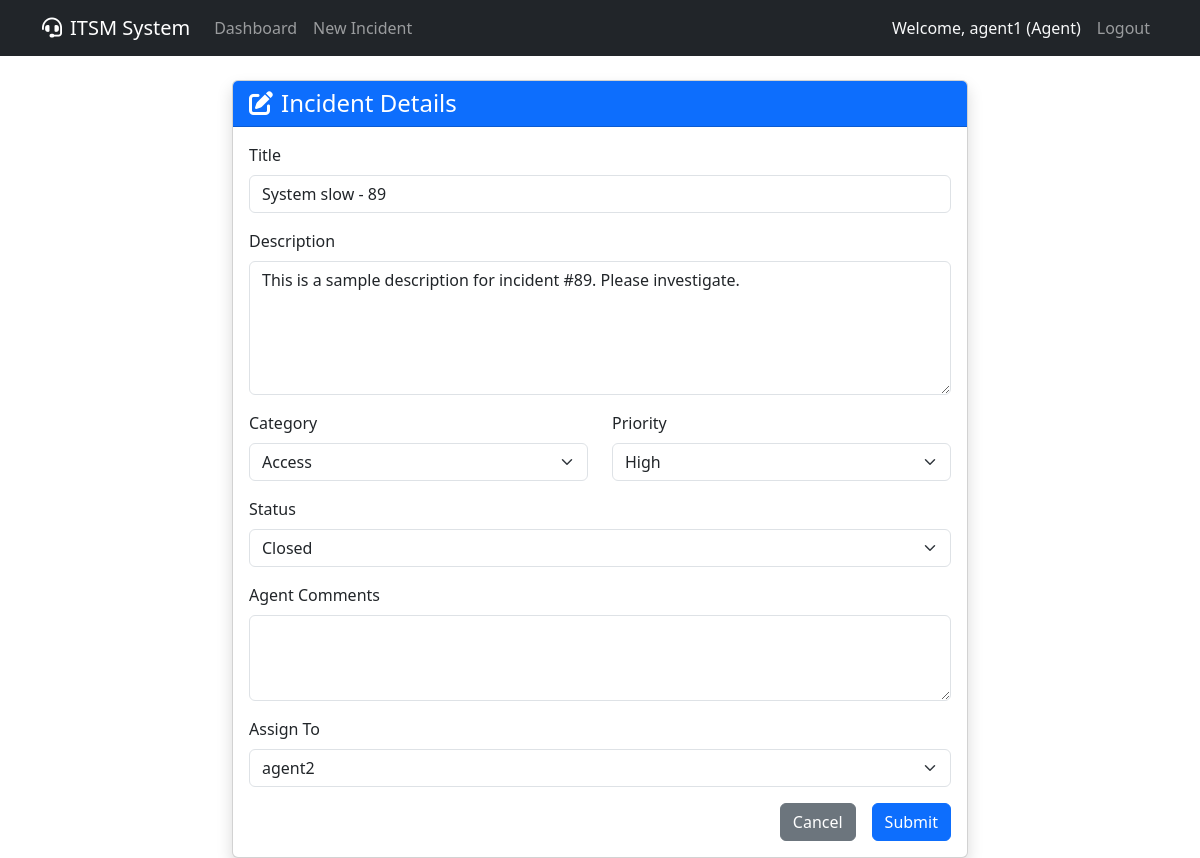
Screenshot of /incident/89 (signed in) with the database file from the repository.
### app/models.py (models this page shows, shortened)
class User(UserMixin, db.Model):
    id = db.Column(db.Integer, primary_key=True)
    username = db.Column(db.String(64), index=True, unique=True)
    email = db.Column(db.String(120), index=True, unique=True)
    password_hash = db.Column(db.String(128))
    role = db.Column(db.String(20), default='User') # Admin, Agent, User
    incidents_created = db.relationship('Incident', backref='author', lazy='dynamic', foreign_keys='Incident.user_id')
    incidents_assigned = db.relationship('Incident', backref='assignee', lazy='dynamic', foreign_keys='Incident.assigned_to_id')

class Incident(db.Model):
    id = db.Column(db.Integer, primary_key=True)
    title = db.Column(db.String(140))
    description = db.Column(db.Text)
    category = db.Column(db.String(50), default='General') # Hardware, Software, Network, Access, General
    status = db.Column(db.String(20), default='Open') # Open, In Progress, Resolved, Closed
    priority = db.Column(db.String(20), default='Medium') # Low, Medium, High, Critical
    comments = db.Column(db.Text) # Agent/Admin comments
    created_at = db.Column(db.DateTime, index=True, default=datetime.utcnow)
    updated_at = db.Column(db.DateTime, default=datetime.utcnow, onupdate=datetime.utcnow)
    user_id = db.Column(db.Integer, db.ForeignKey('user.id'))
    assigned_to_id = db.Column(db.Integer, db.ForeignKey('user.id'), nullable=True)

### app/routes.py (the view)
@bp.route('/incident/<int:incident_id>', methods=['GET', 'POST'])
@login_required
def incident(incident_id):
    try:
        incident = Incident.query.get_or_404(incident_id)
        if current_user.role == 'User' and incident.author != current_user:
            current_app.logger.warning(f"Unauthorized access attempt by {current_user.username} to incident {incident_id}")
            abort(403)
        form = IncidentForm()
        agents = User.query.filter(User.role.in_(['Agent', 'Admin'])).all()
        form.assigned_to.choices = [(0, 'Unassigned')] + [(u.id, u.username) for u in agents]
        if form.validate_on_submit():
            incident.title = form.title.data
            incident.description = form.description.data
            incident.category = form.category.data
            incident.priority = form.priority.data
            incident.status = form.status.data
            if current_user.role in ['Agent', 'Admin']:
                incident.comments = form.comments.data
                if form.assigned_to.data != 0:
                    incident.assigned_to_id = form.assigned_to.data
                else:
                    incident.assigned_to_id = None
            db.session.commit()
            current_app.logger.info(f"Incident {incident_id} updated by {current_user.username}")
            flash('Incident has been updated!', 'success')
        elif request.method == 'GET':
            form.title.data = incident.title
            form.description.data = incident.description
            form.category.data = incident.category
            form.priority.data = incident.priority
            form.status.data = incident.status
            form.comments.data = incident.comments
            form.assigned_to.data = incident.assigned_to_id if incident.assigned_to_id else 0
        return render_template('incident_form.html', title='Incident Details', form=form, legend='Incident Details', incident=incident)
    except Exception as e:
        current_app.logger.error(f"Error accessing/updating incident {incident_id}: {str(e)}")
        db.session.rollback()
        flash('An error occurred while processing the incident.', 'danger')
        return redirect(url_for('main.index'))

### app/forms.py
class IncidentForm(FlaskForm):
    title = StringField('Title', validators=[DataRequired()])
    description = TextAreaField('Description', validators=[DataRequired()])
    category = SelectField('Category', choices=[('General', 'General'), ('Hardware', 'Hardware'), ('Software', 'Software'), ('Network', 'Network'), ('Access', 'Access')], default='General')
    priority = SelectField('Priority', choices=[('Low', 'Low'), ('Medium', 'Medium'), ('High', 'High'), ('Critical', 'Critical')], default='Medium')
    status = SelectField('Status', choices=[('Open', 'Open'), ('In Progress', 'In Progress'), ('Resolved', 'Resolved'), ('Closed', 'Closed')], default='Open')
    comments = TextAreaField('Agent Comments')
    assigned_to = SelectField('Assign To', coerce=int, choices=[]) # Populated dynamically
    submit = SubmitField('Submit')

### app/models.py (called while the page is built)
@login.user_loader
def load_user(id):
    return User.query.get(int(id))

### app/templates/incident_form.html (shortened to what this page needs)
{% extends "base.html" %}
{% block content %}
<div class="row justify-content-center">
    <div class="col-md-8">
        <div class="card shadow">
            <div class="card-header bg-primary text-white">
                <h4 class="mb-0"><i class="fas fa-edit me-2"></i>{{ legend }}</h4>
            </div>
            <div class="card-body">
                <form method="POST" action="">
                    <div class="mb-3">
                        {{ form.title.label(class="form-label") }}
                        {{ form.title(class="form-control") }}
                    </div>
                    <div class="mb-3">
                        {{ form.description.label(class="form-label") }}
                        {{ form.description(class="form-control", rows=5) }}
                    </div>
                    <div class="row">
                        <div class="col-md-6 mb-3">
                            {{ form.category.label(class="form-label") }}
                            {{ form.category(class="form-select") }}
                        </div>
                        <div class="col-md-6 mb-3">
                            {{ form.priority.label(class="form-label") }}
                            {{ form.priority(class="form-select") }}
                        </div>
                    </div>
                    {% if incident %}
                    <div class="mb-3">
                        {{ form.status.label(class="form-label") }}
                        {{ form.status(class="form-select") }}
                    </div>
                    {% endif %}
                    {% if current_user.role in ['Agent', 'Admin'] %}
                    <div class="mb-3">
                        {{ form.comments.label(class="form-label") }}
                        {{ form.comments(class="form-control", rows=3) }}
                    </div>
                    <div class="mb-3">
                        {{ form.assigned_to.label(class="form-label") }}
                        {{ form.assigned_to(class="form-select") }}
                    </div>
                    {% else %}
                        <input type="hidden" name="assigned_to" value="0">
                    {% endif %}
                    <div class="d-grid gap-2 d-md-flex justify-content-md-end">
                        <a href="{{ url_for('main.index') }}" class="btn btn-secondary me-md-2">Cancel</a>
                        {{ form.submit(class="btn btn-primary") }}
                    </div>
                </form>
            </div>
        </div>
    </div>
</div>
{% endblock %}

### app/templates/base.html (shortened to what this page needs)
<!doctype html>
<html lang="en">
  <head>
    <link href="https://cdn.jsdelivr.net/npm/bootstrap@5.3.2/dist/css/bootstrap.min.css" rel="stylesheet">
    <link rel="stylesheet" href="https://cdnjs.cloudflare.com/ajax/libs/font-awesome/6.0.0/css/all.min.css">
  </head>
  <body>
    <nav class="navbar navbar-expand-lg navbar-dark bg-dark mb-4">
      <div class="container">
        <a class="navbar-brand" href="{{ url_for('main.index') }}"><i class="fas fa-headset me-2"></i>ITSM System</a>
        <div class="collapse navbar-collapse" id="navbarNav">
          <ul class="navbar-nav me-auto">
            <li class="nav-item">
              <a class="nav-link" href="{{ url_for('main.index') }}">Dashboard</a>
            </li>
            {% if current_user.is_authenticated %}
            <li class="nav-item">
              <a class="nav-link" href="{{ url_for('main.new_incident') }}">New Incident</a>
            </li>
            {% endif %}
          </ul>
          <ul class="navbar-nav">
            {% if current_user.is_authenticated %}
              <li class="nav-item">
                <span class="nav-link text-light">Welcome, {{ current_user.username }} ({{ current_user.role }})</span>
              </li>
              <li class="nav-item">
                <a class="nav-link" href="{{ url_for('auth.logout') }}">Logout</a>
              </li>
            {% endif %}
          </ul>
        </div>
      </div>
    </nav>
    <div class="container">
      {% block content %}{% endblock %}
    </div>
  </body>
</html>

### rows the page displays
User: username "agent1", role "Agent"
Incident: title "System slow - 89", description "This is a sample description for incident #89. Please investigate.", category "Access", priority "High", status "Closed", assigned_to "agent2"

### other values shown
{{ legend }} "Incident Details"
